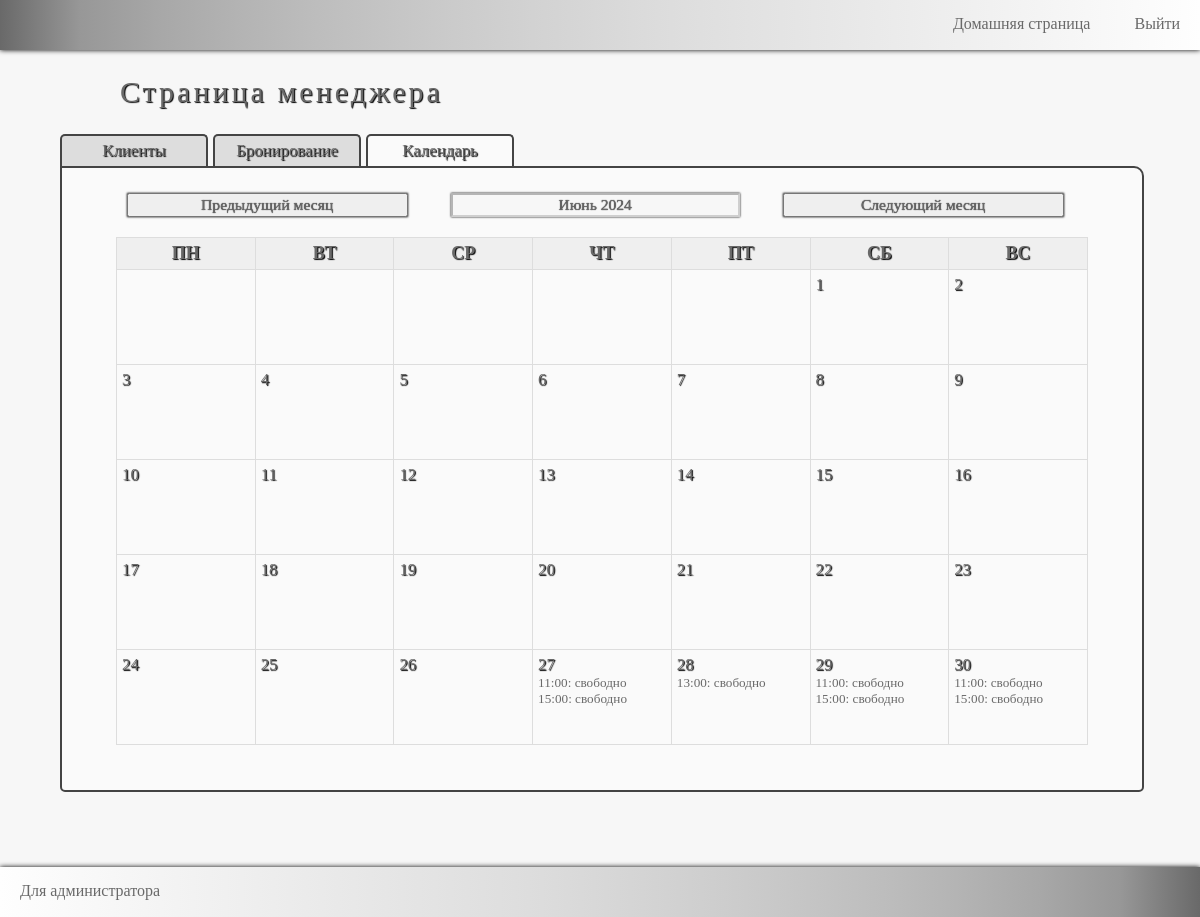
Page /home/manager/booking_calendar on the earlier database version.
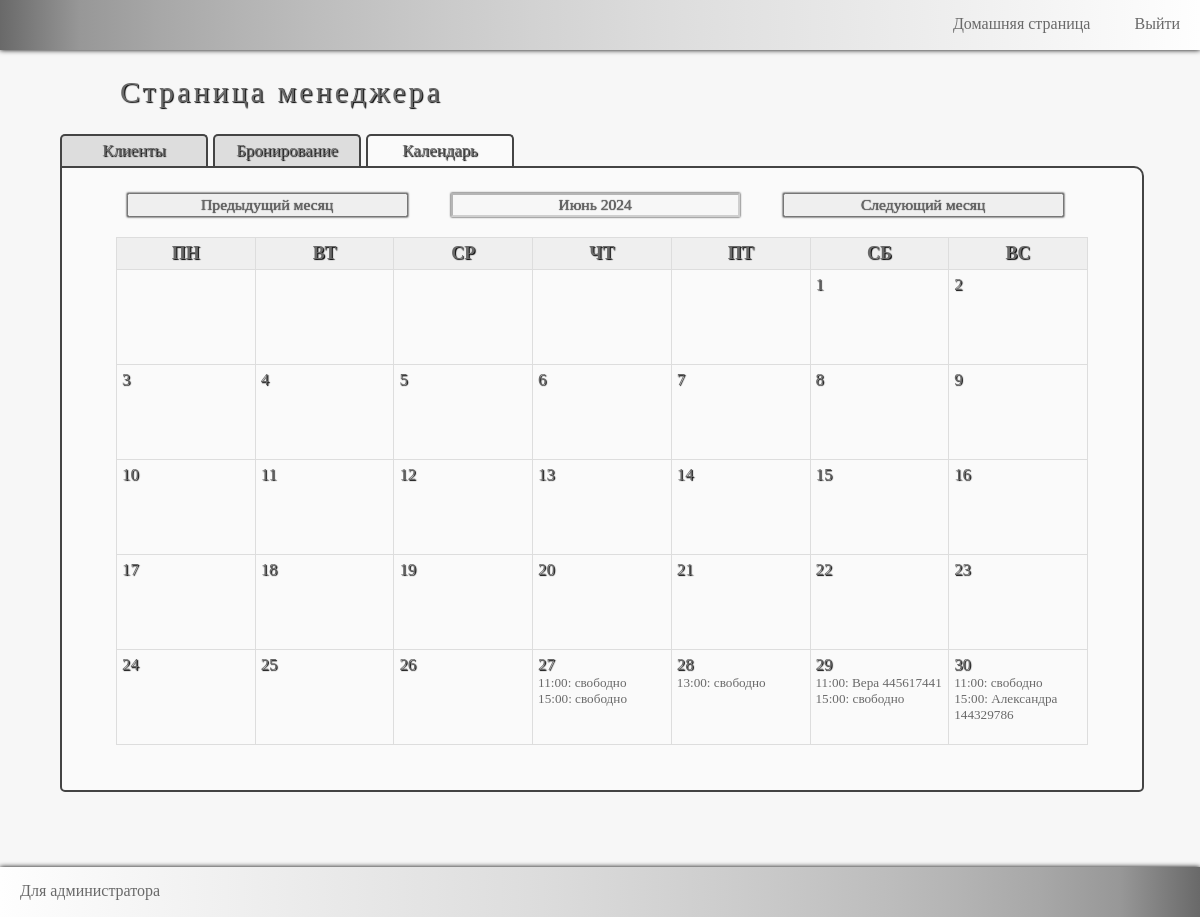
Same page on the later database version.
### client/models.py (models this page shows, shortened)
class Client(models.Model):
    name = models.CharField("Имя", max_length=20)
    phone = models.IntegerField("Телефон", unique=True)
    ban = models.BooleanField()
    history = models.TextField("История клиента", blank=True)
    class Meta:
        verbose_name = "Клиент"
        verbose_name_plural = "Клиенты"

### client/views.py (the view)
# urls.py: path('manager/booking_calendar', views.manager_calendar, name="manager_calendar"),
def manager_calendar(request: HttpRequest) -> HttpResponse:
    the_tittle = "Календарь"
    all_month = ("Январь", "Февраль", "Март", "Апрель", "Май", "Июнь",
                 "Июль", "Август", "Сентябрь", "Октябрь", "Ноябрь", "Декабрь")
    if request.GET.get("monthYear"):
        selected_month = all_month.index(request.GET.get("monthYear").split()[0]) + 1
        selected_year = int(request.GET.get("monthYear").split()[1])
    else:
        selected_month = datetime.now().month
        selected_year = datetime.now().year
    calendar = Calendar(0)
    month = calendar.monthdays2calendar(selected_year, selected_month)
    month_data = []
    for week in month:
        month_data.append([])
        for day in week:
            book_day = Booked.objects.filter(datetime__year=selected_year,
                                             datetime__month=selected_month,
                                             datetime__day=day[0])
            month_data[-1].append([day[0], day[1],
                                   {item.datetime.time: item.client for item in book_day}])
    return render(request, "client/manager_calendar.html", context={"the_tittle": the_tittle,
                                                                    "selected_month": all_month[selected_month - 1],
                                                                    "selected_year": str(selected_year),
                                                                    "all_months": json.dumps(all_month),
                                                                    "month_data": month_data,
                                                                    })

### client/templates/client/manager_calendar.html (shortened to what this page needs)
{% extends 'client/manager.html' %}
{% load static %}
{% block stylelink %}
<link rel="stylesheet" href="{% static 'client/css/manager_calendar.css' %}">
<link rel="stylesheet" href="{% static 'client/css_mobile/manager_calendar.css' %}">
{% endblock %}
{% block table%}
<div class="main_manager">
    <div class="headingH1">Страница менеджера</div>
    <a href="{% url 'manager_clients_table' %}"><div class="tittleBlock">Клиенты</div></a>
    <a href="{% url 'manager_booking_table' %}"><div class="tittleBlock">Бронирование</div></a>
    <div class="tittleBlock" id="tittleMainBlock">Календарь</div>
    <div id="calendarBlock">
        <button id="prevMonth" onclick="prevMonth('{{selected_month}}',{{selected_year}},{{all_months}})">Предыдущий месяц</button>
        <input id="selectedYear" value="{{ selected_month }} {{ selected_year }}" disabled/>
        <button id="nextMonth" onclick="nextMonth('{{selected_month}}',{{selected_year}},{{all_months}})">Следующий месяц</button>
        <div class="tableDivStyle">
            <table>
            <tr>
                <th>ПН</th>
                <th>ВТ</th>
                <th>СР</th>
                <th>ЧТ</th>
                <th>ПТ</th>
                <th>СБ</th>
                <th>ВС</th>
            </tr>
            {% for week in month_data %}
            <tr>
                {% for day in week %}
                <td>
                    {% if day.0 %}
                    <p class="p_day_table"> {{ day.0 }} </p>
                        {% for k, v in day.2.items %}
                            {% if v %}
                            <p>{{ k }}: {{ v.name }} {{ v.phone }}</p>
                            {% else %}
                            <p>{{ k }}: свободно </p>
                            {% endif %}
                        {% endfor %}
                    {% endif %}
                </td>
                {% endfor %}
            </tr>
            {% endfor %}
        </table>
        </div>
    </div>
</div>
{% endblock%}

Differences in the rows shown:
now on this page (row edited): Client: k "11:00", name "Вера", phone "445617441", shown under "29"
added Client: k "15:00", name "Александра", phone "144329786", shown under "30"
Other differences:
list line gone: "11:00 : свободно 15:00 : свободно"
